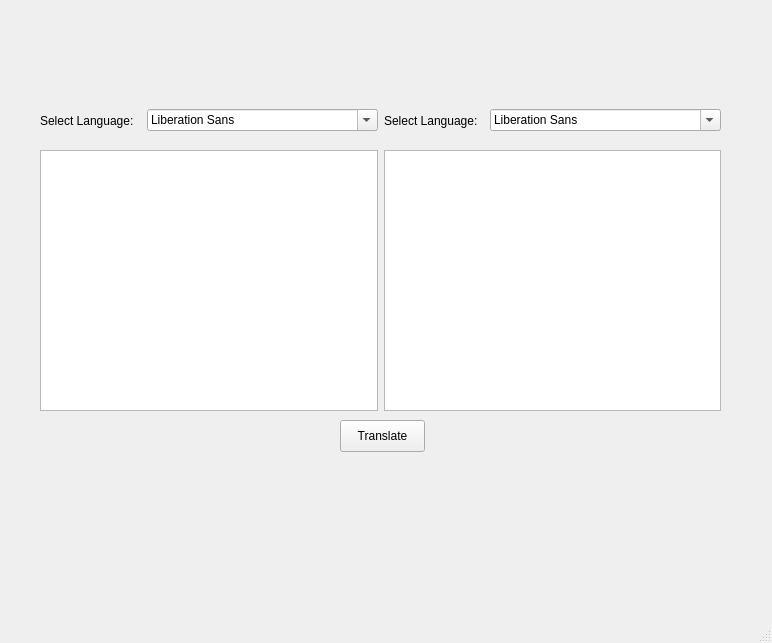
<?xml version="1.0" encoding="UTF-8"?>
<ui version="4.0">
 <class>MainWindow</class>
 <widget class="QMainWindow" name="MainWindow">
  <property name="geometry">
   <rect>
    <x>0</x>
    <y>0</y>
    <width>772</width>
    <height>643</height>
   </rect>
  </property>
  <property name="windowTitle">
   <string>MainWindow</string>
  </property>
  <widget class="QWidget" name="centralwidget">
   <widget class="QPushButton" name="pushButton">
    <property name="geometry">
     <rect>
      <x>340</x>
      <y>420</y>
      <width>85</width>
      <height>32</height>
     </rect>
    </property>
    <property name="text">
     <string>Translate</string>
    </property>
   </widget>
   <widget class="QWidget" name="">
    <property name="geometry">
     <rect>
      <x>40</x>
      <y>150</y>
      <width>681</width>
      <height>261</height>
     </rect>
    </property>
    <layout class="QHBoxLayout" name="horizontalLayout">
     <item>
      <widget class="QTextEdit" name="textEdit"/>
     </item>
     <item>
      <widget class="QTextEdit" name="textEdit_2"/>
     </item>
    </layout>
   </widget>
   <widget class="QWidget" name="">
    <property name="geometry">
     <rect>
      <x>40</x>
      <y>100</y>
      <width>681</width>
      <height>41</height>
     </rect>
    </property>
    <layout class="QHBoxLayout" name="horizontalLayout_2">
     <item>
      <widget class="QLabel" name="label">
       <property name="text">
        <string>Select Language:</string>
       </property>
      </widget>
     </item>
     <item>
      <widget class="QFontComboBox" name="Language1"/>
     </item>
     <item>
      <widget class="QLabel" name="label_2">
       <property name="text">
        <string>Select Language:</string>
       </property>
      </widget>
     </item>
     <item>
      <widget class="QFontComboBox" name="Language2"/>
     </item>
    </layout>
   </widget>
  </widget>
  <widget class="QStatusBar" name="statusbar"/>
 </widget>
 <resources/>
 <connections/>
</ui>
